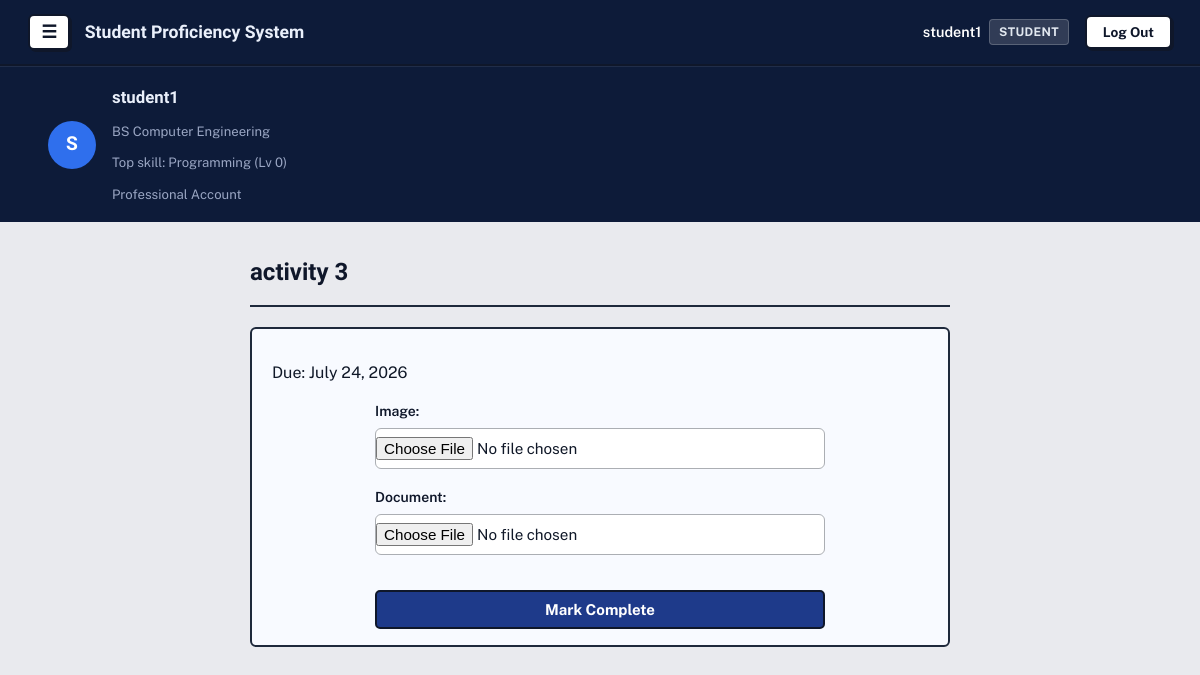
/tracker/activity/6/ (signed in), run on the app's committed database.
### accounts/models.py (models this page shows, shortened)
class Profile(models.Model):
    ROLE_CHOICES = [
        ('student', 'Student'),
        ('teacher', 'Teacher'),
    ]
    MODE_CHOICES = [
        ('personal', 'Personal'),
        ('professional', 'Professional'),
    ]
    user = models.OneToOneField(
        User, on_delete=models.CASCADE, related_name='profile')
    role = models.CharField(max_length=10, choices=ROLE_CHOICES)
    mode = models.CharField(
        max_length=15, choices=MODE_CHOICES, blank=True, null=True)
    course = models.ForeignKey(
        Course, on_delete=models.SET_NULL, null=True, blank=True)
    @property
    def is_manager(self):
        return self.role == 'teacher' or self.mode == 'personal'

### avatar/models.py (models this page shows, shortened)
class Course(models.Model):
    name = models.CharField(max_length=100)

class StudentSkill(models.Model):
    student = models.ForeignKey(
        User, on_delete=models.CASCADE, related_name='skills')
    skill = models.ForeignKey(Skill, on_delete=models.CASCADE)
    points = models.PositiveIntegerField(default=0)
    class Meta:
        unique_together = ('student', 'skill')
    @property
    def level(self):
        return self.points // 100

class Skill(models.Model):
    CATEGORY_CHOICES = [
        ('general', 'General Education'),
        ('course', 'Course-Specific'),
        ('broad', 'Broad (Non-College)'),
    ]
    name = models.CharField(max_length=100)
    description = models.TextField(blank=True)
    category = models.CharField(
        max_length=10, choices=CATEGORY_CHOICES, default='course')
    course = models.ForeignKey(
        Course, on_delete=models.CASCADE, null=True, blank=True, related_name='skills')

### tracker/models.py (models this page shows, shortened)
class Activity(models.Model):
    topic = models.ForeignKey(
        Topic, on_delete=models.CASCADE, related_name='activities')
    title = models.CharField(max_length=200)
    instructions = models.TextField(blank=True)
    deadline = models.DateField()
    created_at = models.DateTimeField(auto_now_add=True)
    @property
    def due_soon(self):
        return 0 <= (self.deadline - timezone.now().date()).days <= 3

### tracker/views.py (the view, shortened to what this page needs)
@login_required
def activity_detail(request, activity_id):
    activity = get_object_or_404(Activity, id=activity_id)
    subject = activity.topic.lesson_plan.subject
    is_owner = subject.teacher == request.user
    is_personal = request.user.profile.mode == 'personal'
    if is_owner:
        completions = activity.completions.select_related('student').all()
        return render(request, 'tracker/activity_detail_teacher.html', {'activity': activity, 'completions': completions})
    completion = ActivityCompletion.objects.filter(
        activity=activity, student=request.user).first()
    if request.method == 'POST' and not completion:
        form = ActivityCompletionForm(request.POST, request.FILES)
        if form.is_valid():
            completion = form.save(commit=False)
            completion.activity = activity
            completion.student = request.user
            completion.save()
            for sp in activity.skill_points.all():
                student_skill, created = request.user.skills.get_or_create(
                    skill=sp.skill)
                student_skill.points += sp.points
                student_skill.save()
            return redirect('activity_detail', activity_id=activity.id)
    else:
        form = ActivityCompletionForm()
    return render(request, 'tracker/activity_detail.html', {'activity': activity, 'completion': completion, 'form': form})

### tracker/forms.py
class ActivityCompletionForm(forms.ModelForm):
    class Meta:
        model = ActivityCompletion
        fields = ['image', 'document']

### accounts/context_processors.py (called while the page is built)
def profile_banner(request):
    if not request.user.is_authenticated or request.user.profile.role != 'student':
        return {}
    top_skill = request.user.skills.order_by('-points').first()
    return {'top_skill': top_skill}

### tracker/templates/tracker/activity_detail.html (shortened to what this page needs)
{% extends 'base.html' %}
{% block content %}
<div class="submission-container">
    <div class="submission-header">
        <h2>{{ activity.title }}</h2>
    </div>
    <div class="submission-status-box">
        <p>Due: {{ activity.deadline }}</p>
        {% if completion %}
        <span class="badge badge-success">Completed</span> on {{ completion.completed_at|date:"M d, Y" }}
        {% if completion.image %}<img src="{{ completion.image.url }}">{% endif %}
        {% if completion.document %}<p><a href="{{ completion.document.url }}">View submitted document</a></p>
        {% endif%}
        {% if not completion.image and not completion.document %}<p class="empty-state-sm">No files attached.</p>
        {%endif %}
    </div>
    {% else %}
    <div class="form-card">
        <form method="post" enctype="multipart/form-data" class="custom-form">
            {{ form.as_p }}
            <div class="form-actions">
                <button type="submit" class="btn-primary">Mark Complete</button>
            </div>
        </form>
    </div>
    {% endif %}
</div>
{% endblock %}

### templates/base.html (shortened to what this page needs)
{% load static %}
<!DOCTYPE html>
<html lang="en">
<head>
    <link rel="stylesheet" href="{% static 'css/style.css' %}">
</head>
<body>
    <nav class="navbar">
        <div class="navbar-left">
            {% if user.is_authenticated %}
            <button id="menuToggle" class="menu-btn" aria-label="Menu">☰</button>
            {% endif %}
            <span class="brand">Student Proficiency System</span>
        </div>
        <div class="navbar-right">
            {% if user.is_authenticated %}
            <div class="user-badge">
                <span class="user-name">{{ user.username }}</span>
                <span class="role-pill">{{ user.profile.role|capfirst }}</span>
            </div>
            <form method="post" action="{% url 'logout' %}" class="logout-form">
                <button type="submit" class="btn-logout">Log Out</button>
            </form>
            {% else %}
            <a href="{% url 'login' %}" class="btn-auth">Log In</a>
            <a href="{% url 'signup' %}" class="btn-auth btn-signup">Sign Up</a>
            {% endif %}
        </div>
    </nav>
    {% if user.is_authenticated and user.profile.role == 'student' %}
    <div class="profile-banner">
        <div class="profile-banner-inner">
            <div class="profile-avatar-circle">{{ user.username|slice:":1"|upper }}</div>
            <div class="profile-info">
                <div class="profile-name">{{ user.username }}</div>
                <div class="profile-line">
                    {% if user.profile.course %}{{ user.profile.course.name }}{% else %}No course{% endif %}
                </div>
                <div class="profile-line">
                    {% if top_skill %}Top skill: {{ top_skill.skill.name }} (Lv {{ top_skill.level }}){% else %}No skills yet{% endif %}
                </div>
                <div class="profile-line">
                    {% if user.profile.mode == 'personal' %}Personal Account{% else %}Professional Account{% endif %}
                </div>
            </div>
        </div>
    </div>
    {% endif %}
    <main class="page">
        {% block content %}
        {% endblock %}
    </main>
</body>
</html>

### data on the page
StudentSkill: skill.name "Programming", level "0"
Activity: title "activity 3", deadline "July 24, 2026"

### other printed values
{{ user.username }} "student1"
{{ user.profile.role|capfirst }} "STUDENT"
{{ user.username|slice:":1"|upper }} "S"
{{ user.profile.course.name }} "BS Computer Engineering"
